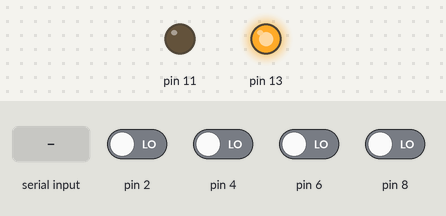
The sketch below on a simulated Arduino Uno, built with avr-gcc and run on an emulated ATmega328P. On the bench: output pins drawn as LEDs (lit = HIGH). The test bench sets the inputs (shaded band); at power-on: pin 2, pin 4, pin 6, pin 8 LOW. What the sketch prints to the serial monitor is not drawn.

Above: at 1.0 s.
1.1 s: "1" received over Serial
At 1.6 s:
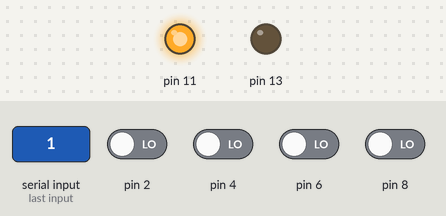
2.7 s: pin 8 driven HIGH
At 3.2 s:
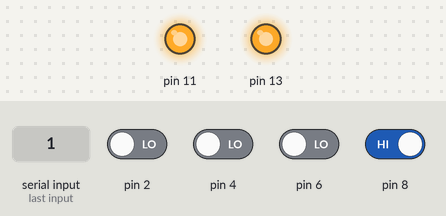
4.2 s: pin 8 driven LOW
At 4.8 s:
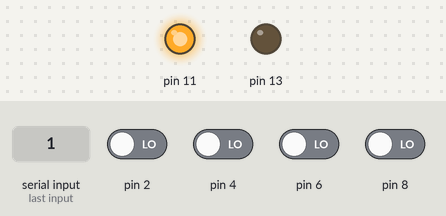
5.7 s: pin 2 driven HIGH
At 6.7 s:
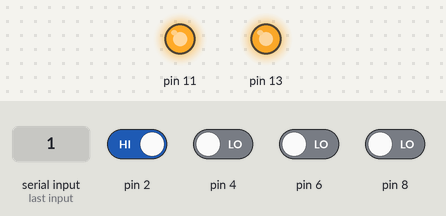
7.2 s: pin 2 driven LOW
At 8.3 s:
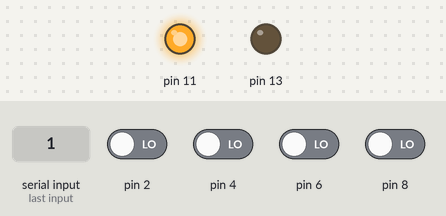
8.7 s: pin 4 driven HIGH
At 10.2 s:
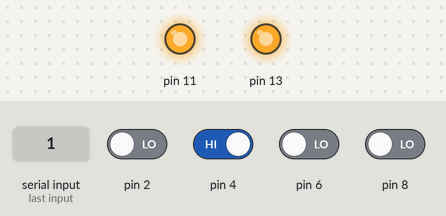
Timing chart, 0 to 11.2 s (numbered marks = the images above; inputs shaded):
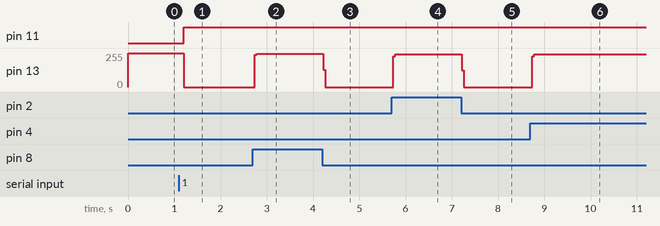

The sketch:

GameController.ino
```cpp
void setup(){
  Serial.begin(9600);

  pinMode(2, INPUT);
  pinMode(4, INPUT);
  pinMode(6, INPUT);
  pinMode(8, INPUT);

  pinMode(11, OUTPUT);
  pinMode(13, OUTPUT);

  establishContact();
}

void loop(){
  if(Serial.available() > 0) {

    digitalWrite(11, HIGH);

    // TWO
      if(digitalRead(2) == HIGH){
        digitalWrite(13, HIGH);
        Serial.print(2);
      } else {
        digitalWrite(13, LOW);
      }

    // FOUR
      if(digitalRead(4) == HIGH){
        digitalWrite(13, HIGH);
        Serial.print(4);
      }else{
        digitalWrite(13, LOW);
      }

    // SIX
      if(digitalRead(6) == HIGH){
        digitalWrite(13, HIGH);
        Serial.print(6);
      }else{
        digitalWrite(13, LOW);
      }

    // EIGHT
      if(digitalRead(8) == HIGH){
        digitalWrite(13, HIGH);
        Serial.print(8);
      }else{
        digitalWrite(13, LOW);
      }
    } else{
      digitalWrite(13, HIGH);
    }
}

void establishContact() {
 while (Serial.available() <= 0) {
      digitalWrite(13, HIGH);
      Serial.print('A');   // send a capital A
      delay(300);
  }
}
```

Measured:
- after the input at 1.1 s, pin 11: LOW → HIGH after 0.10 s; pin 13: 255/255 → 0/255 after 0.10 s
- after the input at 2.7 s, pin 13: 0/255 → 250/255 at once
- after the input at 4.2 s, pin 13: 250/255 → 0/255 at once
- after the input at 5.7 s, pin 13: 0/255 → 245/255 at once
- after the input at 7.2 s, pin 13: 245/255 → 0/255 at once
- after the input at 8.7 s, pin 13: 0/255 → 246/255 at once
